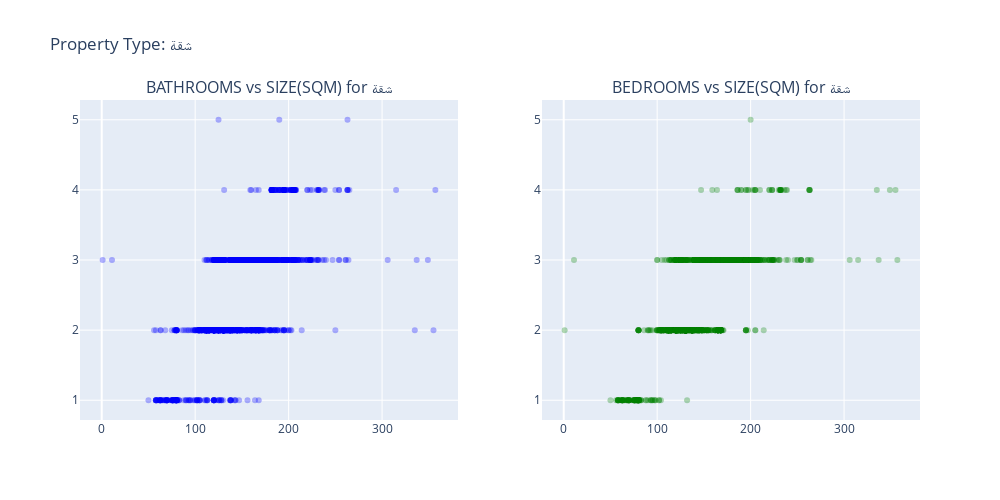
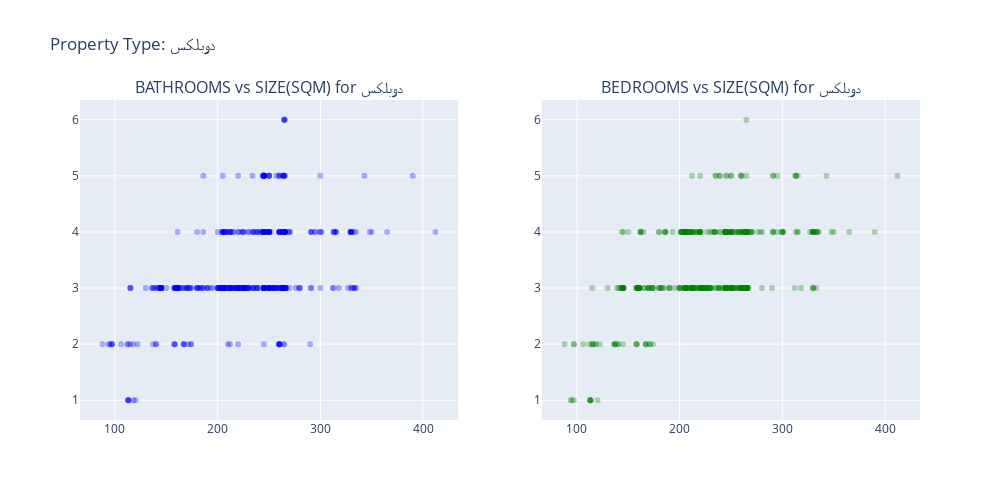
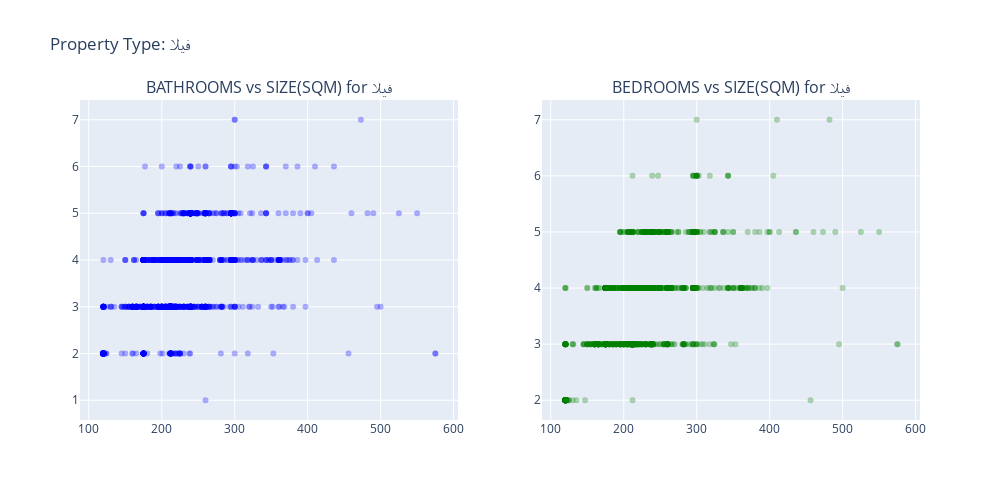
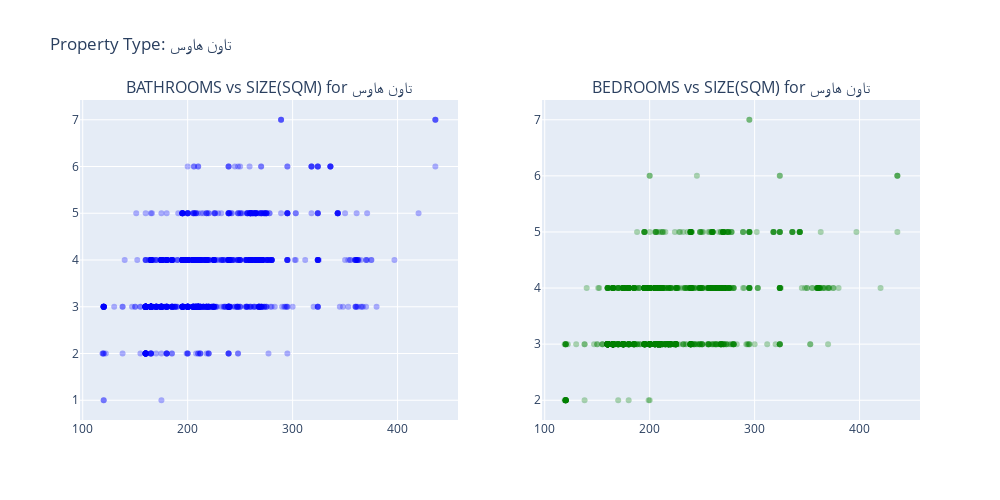

Write notebook code for charts like these, in order.
### Markdown cell above
## BATHROOMS vs SIZE(SQM) & BEDROOMS vs SIZE(SQM)

### Code cell
import plotly.express as px
import plotly.graph_objects as go
from plotly.subplots import make_subplots

# Get unique property types
property_types = eda_df['PROPERTY_TYPE'].unique()

for property_type in property_types:
    subset_df = eda_df[eda_df['PROPERTY_TYPE'] == property_type].copy()
    subset_df['INDEX'] = subset_df.index  # Add the index for tooltip

    # Create a subplot with 1 row and 2 columns
    fig = make_subplots(rows=1, cols=2, subplot_titles=[
        f'BATHROOMS vs SIZE(SQM) for {property_type}', 
        f'BEDROOMS vs SIZE(SQM) for {property_type}'
    ])

    # Scatter plot for BATHROOMS vs SIZE(SQM)
    scatter_bathrooms = go.Scatter(
        x=subset_df['SIZE(SQM)'],
        y=subset_df['BATHROOMS'],
        mode='markers',
        marker=dict(size=6, color='blue', opacity=0.3),
        name="Bathrooms",
        hovertemplate="Index: %{customdata}<br>Size: %{x}<br>Bathrooms: %{y}",
        customdata=subset_df['INDEX'],
        
    )

    # Scatter plot for BEDROOMS vs SIZE(SQM)
    scatter_bedrooms = go.Scatter(
        x=subset_df['SIZE(SQM)'],
        y=subset_df['BEDROOMS'],
        mode='markers',
        marker=dict(size=6, color='green', opacity=0.3),
        name="Bedrooms",
        hovertemplate="Index: %{customdata}<br>Size: %{x}<br>Bedrooms: %{y}",
        customdata=subset_df['INDEX'],
        
    )

    # Add traces to the subplot
    fig.add_trace(scatter_bathrooms, row=1, col=1)
    fig.add_trace(scatter_bedrooms, row=1, col=2)

    # Update layout
    fig.update_layout(
        title_text=f"Property Type: {property_type}",
        showlegend=False, 
        height=500, width=1000
    )

    # Show plot
    fig.show()

### Figure 1 — Plotly figure (JSON) as saved in the notebook; plotly's stock layout.template omitted (floating-point values rounded to 4 significant figures; data arrays with more than 128 entries replaced by an {"elided": "..."} marker saying what was removed)
{"data": [{"customdata": {"elided": "1752 int values"}, "hovertemplate": "Index: %{customdata}<br>Size: %{x}<br>Bathrooms: %{y}", "marker": {"color": "blue", "opacity": 0.3, "size": 6}, "mode": "markers", "name": "Bathrooms", "type": "scatter", "x": {"elided": "1752 int values"}, "xaxis": "x", "y": {"elided": "1752 int values"}, "yaxis": "y"}, {"customdata": {"elided": "1752 int values"}, "hovertemplate": "Index: %{customdata}<br>Size: %{x}<br>Bedrooms: %{y}", "marker": {"color": "green", "opacity": 0.3, "size": 6}, "mode": "markers", "name": "Bedrooms", "type": "scatter", "x": {"elided": "1752 int values"}, "xaxis": "x2", "y": {"elided": "1752 int values"}, "yaxis": "y2"}], "layout": {"annotations": [{"font": {"size": 16}, "showarrow": false, "text": "BATHROOMS vs SIZE(SQM) for شقة", "x": 0.225, "xanchor": "center", "xref": "paper", "y": 1, "yanchor": "bottom", "yref": "paper"}, {"font": {"size": 16}, "showarrow": false, "text": "BEDROOMS vs SIZE(SQM) for شقة", "x": 0.775, "xanchor": "center", "xref": "paper", "y": 1, "yanchor": "bottom", "yref": "paper"}], "height": 500, "showlegend": false, "title": {"text": "Property Type: شقة"}, "width": 1000, "xaxis": {"anchor": "y", "domain": [0, 0.45]}, "xaxis2": {"anchor": "y2", "domain": [0.55, 1]}, "yaxis": {"anchor": "x", "domain": [0, 1]}, "yaxis2": {"anchor": "x2", "domain": [0, 1]}}}

### Figure 2 — Plotly figure (JSON) as saved in the notebook; plotly's stock layout.template omitted (floating-point values rounded to 4 significant figures; data arrays with more than 128 entries replaced by an {"elided": "..."} marker saying what was removed)
{"data": [{"customdata": {"elided": "527 int values"}, "hovertemplate": "Index: %{customdata}<br>Size: %{x}<br>Bathrooms: %{y}", "marker": {"color": "blue", "opacity": 0.3, "size": 6}, "mode": "markers", "name": "Bathrooms", "type": "scatter", "x": {"elided": "527 int values"}, "xaxis": "x", "y": {"elided": "527 int values"}, "yaxis": "y"}, {"customdata": {"elided": "527 int values"}, "hovertemplate": "Index: %{customdata}<br>Size: %{x}<br>Bedrooms: %{y}", "marker": {"color": "green", "opacity": 0.3, "size": 6}, "mode": "markers", "name": "Bedrooms", "type": "scatter", "x": {"elided": "527 int values"}, "xaxis": "x2", "y": {"elided": "527 int values"}, "yaxis": "y2"}], "layout": {"annotations": [{"font": {"size": 16}, "showarrow": false, "text": "BATHROOMS vs SIZE(SQM) for دوبلكس", "x": 0.225, "xanchor": "center", "xref": "paper", "y": 1, "yanchor": "bottom", "yref": "paper"}, {"font": {"size": 16}, "showarrow": false, "text": "BEDROOMS vs SIZE(SQM) for دوبلكس", "x": 0.775, "xanchor": "center", "xref": "paper", "y": 1, "yanchor": "bottom", "yref": "paper"}], "height": 500, "showlegend": false, "title": {"text": "Property Type: دوبلكس"}, "width": 1000, "xaxis": {"anchor": "y", "domain": [0, 0.45]}, "xaxis2": {"anchor": "y2", "domain": [0.55, 1]}, "yaxis": {"anchor": "x", "domain": [0, 1]}, "yaxis2": {"anchor": "x2", "domain": [0, 1]}}}

### Figure 3 — Plotly figure (JSON) as saved in the notebook; plotly's stock layout.template omitted (floating-point values rounded to 4 significant figures; data arrays with more than 128 entries replaced by an {"elided": "..."} marker saying what was removed)
{"data": [{"customdata": {"elided": "1549 int values"}, "hovertemplate": "Index: %{customdata}<br>Size: %{x}<br>Bathrooms: %{y}", "marker": {"color": "blue", "opacity": 0.3, "size": 6}, "mode": "markers", "name": "Bathrooms", "type": "scatter", "x": {"elided": "1549 int values"}, "xaxis": "x", "y": {"elided": "1549 int values"}, "yaxis": "y"}, {"customdata": {"elided": "1549 int values"}, "hovertemplate": "Index: %{customdata}<br>Size: %{x}<br>Bedrooms: %{y}", "marker": {"color": "green", "opacity": 0.3, "size": 6}, "mode": "markers", "name": "Bedrooms", "type": "scatter", "x": {"elided": "1549 int values"}, "xaxis": "x2", "y": {"elided": "1549 int values"}, "yaxis": "y2"}], "layout": {"annotations": [{"font": {"size": 16}, "showarrow": false, "text": "BATHROOMS vs SIZE(SQM) for فيلا", "x": 0.225, "xanchor": "center", "xref": "paper", "y": 1, "yanchor": "bottom", "yref": "paper"}, {"font": {"size": 16}, "showarrow": false, "text": "BEDROOMS vs SIZE(SQM) for فيلا", "x": 0.775, "xanchor": "center", "xref": "paper", "y": 1, "yanchor": "bottom", "yref": "paper"}], "height": 500, "showlegend": false, "title": {"text": "Property Type: فيلا"}, "width": 1000, "xaxis": {"anchor": "y", "domain": [0, 0.45]}, "xaxis2": {"anchor": "y2", "domain": [0.55, 1]}, "yaxis": {"anchor": "x", "domain": [0, 1]}, "yaxis2": {"anchor": "x2", "domain": [0, 1]}}}

### Figure 4 — Plotly figure (JSON) as saved in the notebook; plotly's stock layout.template omitted (floating-point values rounded to 4 significant figures; data arrays with more than 128 entries replaced by an {"elided": "..."} marker saying what was removed)
{"data": [{"customdata": {"elided": "1299 int values"}, "hovertemplate": "Index: %{customdata}<br>Size: %{x}<br>Bathrooms: %{y}", "marker": {"color": "blue", "opacity": 0.3, "size": 6}, "mode": "markers", "name": "Bathrooms", "type": "scatter", "x": {"elided": "1299 int values"}, "xaxis": "x", "y": {"elided": "1299 int values"}, "yaxis": "y"}, {"customdata": {"elided": "1299 int values"}, "hovertemplate": "Index: %{customdata}<br>Size: %{x}<br>Bedrooms: %{y}", "marker": {"color": "green", "opacity": 0.3, "size": 6}, "mode": "markers", "name": "Bedrooms", "type": "scatter", "x": {"elided": "1299 int values"}, "xaxis": "x2", "y": {"elided": "1299 int values"}, "yaxis": "y2"}], "layout": {"annotations": [{"font": {"size": 16}, "showarrow": false, "text": "BATHROOMS vs SIZE(SQM) for تاون هاوس", "x": 0.225, "xanchor": "center", "xref": "paper", "y": 1, "yanchor": "bottom", "yref": "paper"}, {"font": {"size": 16}, "showarrow": false, "text": "BEDROOMS vs SIZE(SQM) for تاون هاوس", "x": 0.775, "xanchor": "center", "xref": "paper", "y": 1, "yanchor": "bottom", "yref": "paper"}], "height": 500, "showlegend": false, "title": {"text": "Property Type: تاون هاوس"}, "width": 1000, "xaxis": {"anchor": "y", "domain": [0, 0.45]}, "xaxis2": {"anchor": "y2", "domain": [0.55, 1]}, "yaxis": {"anchor": "x", "domain": [0, 1]}, "yaxis2": {"anchor": "x2", "domain": [0, 1]}}}
